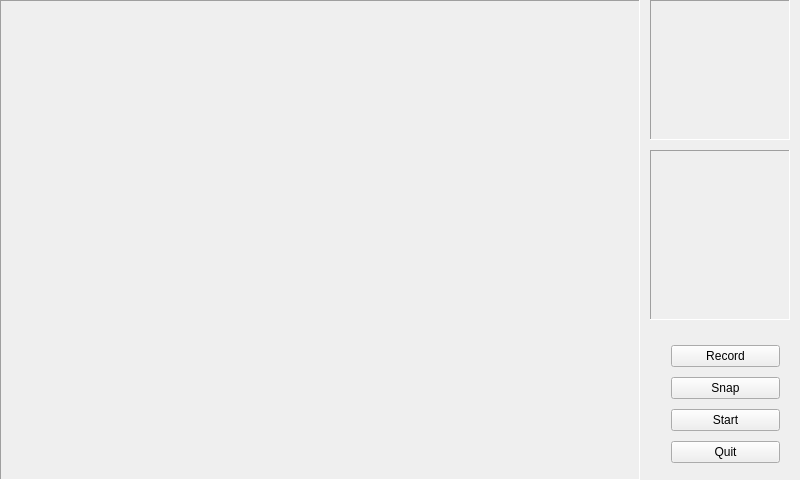
<?xml version="1.0" encoding="UTF-8"?>
<ui version="4.0">
 <class>Camera</class>
 <widget class="QWidget" name="Camera">
  <property name="geometry">
   <rect>
    <x>0</x>
    <y>0</y>
    <width>800</width>
    <height>480</height>
   </rect>
  </property>
  <property name="windowTitle">
   <string>Camera</string>
  </property>
  <widget class="QLabel" name="ImageLabel">
   <property name="geometry">
    <rect>
     <x>0</x>
     <y>0</y>
     <width>640</width>
     <height>480</height>
    </rect>
   </property>
   <property name="frameShape">
    <enum>QFrame::Panel</enum>
   </property>
   <property name="frameShadow">
    <enum>QFrame::Sunken</enum>
   </property>
   <property name="text">
    <string/>
   </property>
   <property name="alignment">
    <set>Qt::AlignLeading|Qt::AlignLeft|Qt::AlignTop</set>
   </property>
  </widget>
  <widget class="QLabel" name="PhotoLabel">
   <property name="geometry">
    <rect>
     <x>650</x>
     <y>0</y>
     <width>140</width>
     <height>140</height>
    </rect>
   </property>
   <property name="frameShape">
    <enum>QFrame::Panel</enum>
   </property>
   <property name="frameShadow">
    <enum>QFrame::Sunken</enum>
   </property>
   <property name="text">
    <string/>
   </property>
   <property name="alignment">
    <set>Qt::AlignLeading|Qt::AlignLeft|Qt::AlignTop</set>
   </property>
  </widget>
  <widget class="QLabel" name="InfoLabel">
   <property name="geometry">
    <rect>
     <x>650</x>
     <y>150</y>
     <width>140</width>
     <height>170</height>
    </rect>
   </property>
   <property name="font">
    <font>
     <pointsize>10</pointsize>
    </font>
   </property>
   <property name="frameShape">
    <enum>QFrame::Panel</enum>
   </property>
   <property name="frameShadow">
    <enum>QFrame::Sunken</enum>
   </property>
   <property name="text">
    <string/>
   </property>
   <property name="alignment">
    <set>Qt::AlignLeading|Qt::AlignLeft|Qt::AlignTop</set>
   </property>
  </widget>
  <widget class="QWidget" name="layoutWidget">
   <property name="geometry">
    <rect>
     <x>660</x>
     <y>330</y>
     <width>131</width>
     <height>151</height>
    </rect>
   </property>
   <layout class="QVBoxLayout" name="verticalLayout">
    <item>
     <widget class="QPushButton" name="RecordBtn">
      <property name="text">
       <string>Record</string>
      </property>
     </widget>
    </item>
    <item>
     <widget class="QPushButton" name="SnapBtn">
      <property name="text">
       <string>Snap</string>
      </property>
     </widget>
    </item>
    <item>
     <widget class="QPushButton" name="StartBtn">
      <property name="text">
       <string>Start</string>
      </property>
     </widget>
    </item>
    <item>
     <widget class="QPushButton" name="QuitBtn">
      <property name="text">
       <string>Quit</string>
      </property>
     </widget>
    </item>
   </layout>
  </widget>
 </widget>
 <layoutdefault spacing="6" margin="11"/>
 <resources/>
 <connections/>
</ui>
